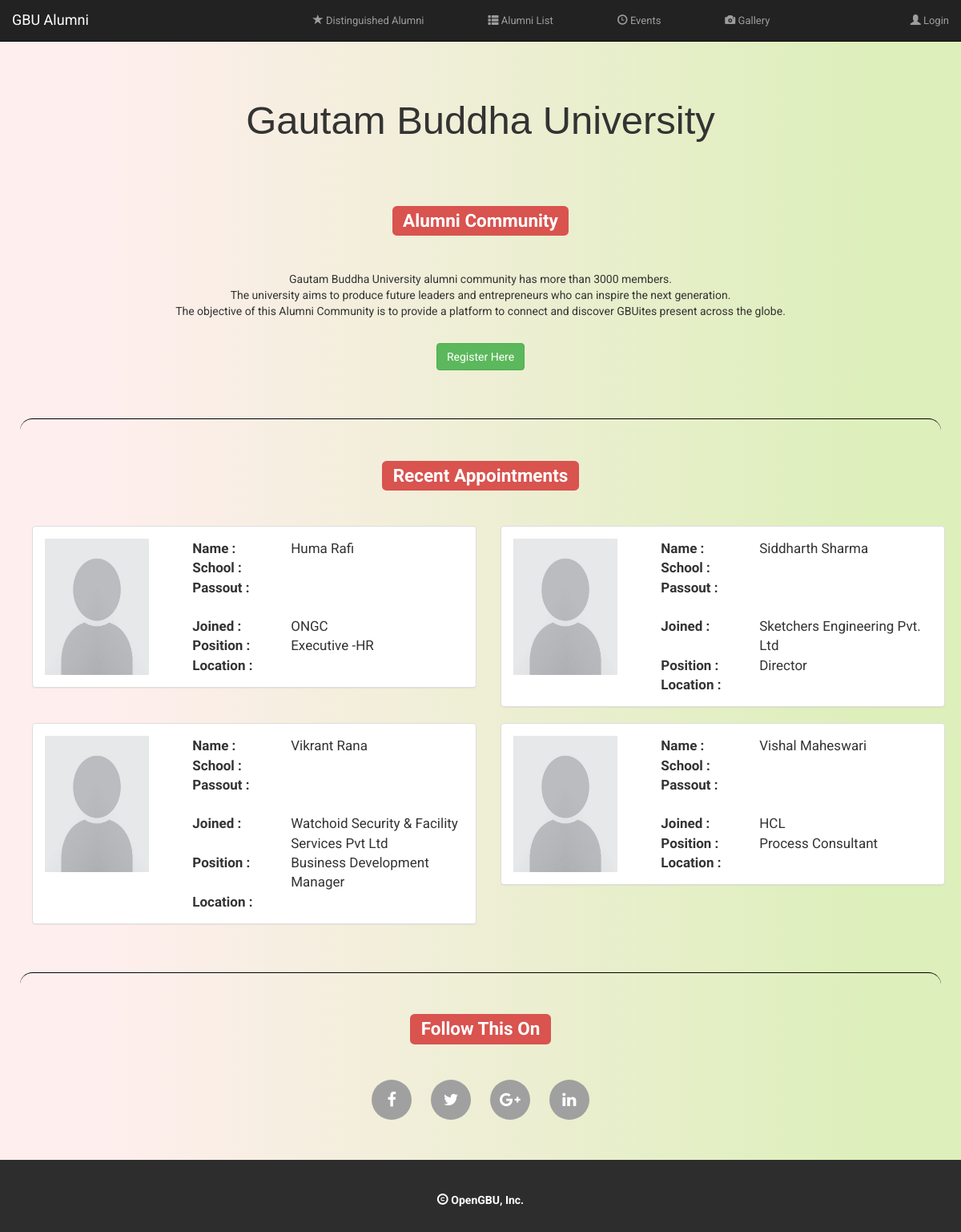
The page / on the database its author committed.
### tables this page shows
CREATE TABLE `users` (
  `user_id` int(11) NOT NULL,
  `username` varchar(25) NOT NULL,
  `password` varchar(200) NOT NULL,
  `type` varchar(40) NOT NULL,
  `email` varchar(50) NOT NULL,
  `active` int(11) NOT NULL DEFAULT '0',
  `profile_picture` varchar(50) NOT NULL DEFAULT 'resources/images/blank.jpg',
  `full_name` varchar(40) NOT NULL,
  `roll_number` varchar(10) NOT NULL,
  `phone_number` varchar(15) NOT NULL,
  `confirmation_link` varchar(36) NOT NULL,
  `dob` varchar(100) NOT NULL,
  `address` text NOT NULL,
  `gender` varchar(100) NOT NULL,
  `marital_status` varchar(100) NOT NULL,
  `distinguished` int(11) NOT NULL
);

CREATE TABLE `work_details` (
  `id` int(11) NOT NULL,
  `user_id` int(11) NOT NULL,
  `start_year` varchar(100) NOT NULL,
  `end_year` text NOT NULL,
  `company_name` varchar(100) NOT NULL,
  `location` varchar(100) NOT NULL,
  `designation` varchar(100) NOT NULL
);

### application/controllers/Alumni.php (called while the page is built, shortened)
<?php
class Alumni extends CI_Controller {
    public function index() {
        $this->load->view('pages/common/link');
        $this->load->view('pages/common/header');
        $this->load->view('pages/alumni/home');
        $this->load->view('pages/common/footer');
        $this->load->helper('date');
    }
}

### index.php (called while the page is built, shortened)
<?php
require_once BASEPATH.'core/CodeIgniter.php';

### application/views/pages/alumni/home.php (the view, shortened to what this page needs)
<div class="container-fluid" style=" margin-right: 10px; margin-left: 10px;" >
    <div class="row">
        <br/>
        <div>
            <br/><br/><br/>
            <center><p style=" font-size: 350%; font-family: 'Merriweather Sans', sans-serif;">Gautam Buddha University</p></center>
            <br/><br/>
        </div>
        <div>
            <center>
                <h2><span class="label label-danger">Alumni Community</span></h2>
                <br><br>
                <p>Gautam Buddha University alumni community has more than 3000 members.<br>
                    The university aims to produce future leaders and entrepreneurs who can inspire the next generation.<br/>
                    The objective of this Alumni Community is to provide a platform to connect and discover GBUites present across the globe.
                </p>
                <br/>
                <a type="button" class="btn btn-success" href="<?php echo site_url('users/register') ?>" >Register Here</a>
                <br/><br/><br/>
                <hr class="style-seven"/>
            </center>
        </div>
        <div>
            <h2 align="center"><span class="label label-danger">Recent Appointments</span></h2>
            <br><br>
            <div class="container">
                <div class="row">
                    <?php
                    $recent = $this->db->query("SELECT user_id, max( start_year ) as st_yr
									FROM work_details
									GROUP BY user_id
									ORDER BY start_year DESC
									LIMIT 0 , 4");
                    $count = 0;
                    foreach ($recent->result() as $row) {
                        $count++;
                        $work = $this->db->query("SELECT company_name , location , designation FROM work_details WHERE user_id = '$row->user_id' AND start_year = '$row->st_yr' ");
                        $work_data = $work->row();
                        $user = $this->db->query("SELECT full_name , profile_picture FROM users WHERE user_id = '$row->user_id' ");
                        $user_data = $user->row();
                        $edu = $this->db->query("SELECT max(passout_year) as ps_yr FROM edu_info WHERE user_id = '$row->user_id' ");
                        $edu_data = $edu->row();
                        ?>
                        <div class="col-md-6">
                            <div class="panel panel-default">
                                <div class="panel-body">
                                    <div class="row">
                                        <div class="col-md-4">
                                            <img src="<?php echo base_url() . $user_data->profile_picture ?>" height="170" width="130"/>
                                        </div>
                                        <div class="col-md-8" id="spn">
                                            <div class="row">
                                                <div class="col-md-4"><b>Name : </b></div>
                                                <div class="col-md-8"><?= $user_data->full_name ?></div>
                                            </div>
                                            <div class="row">
                                                <div class="col-md-4"><b>School : </b></div>
                                                <div class="col-md-8"></div>
                                            </div>
                                            <div class="row">
                                                <div class="col-md-4"><b>Passout : </b></div>
                                                <div class="col-md-8"><?= $edu_data->ps_yr ?></div>
                                            </div>
                                            <br/>
                                            <div class="row">
                                                <div class="col-md-4"><b>Joined : </b></div>
                                                <div class="col-md-8"><?= $work_data->company_name ?></div>
                                            </div>
                                            <div class="row">
                                                <div class="col-md-4"><b>Position : </b></div>
                                                <div class="col-md-8"><?= $work_data->designation ?></div>
                                            </div>
                                            <div class="row">
                                                <div class="col-md-4"><b>Location : </b></div>
                                                <div class="col-md-8"><?= $work_data->location ?></div>
                                            </div>
                                        </div>
                                    </div>
                                </div>
                            </div>
                        </div>
                        <?php
                        if ($count % 2 == 0) {
                            echo '</div><div class="row">';
                        }
                    }
                    ?>
                </div><br/>
            </div>
            <hr class="style-seven"/>
        </div>
        <div>
            <center>
                <h2><span class="label label-danger">Follow This On</span></h2>
                <br/><br/>
                <link href="//maxcdn.bootstrapcdn.com/font-awesome/4.2.0/css/font-awesome.min.css" rel="stylesheet">
                <div class="col-md-12">
                    <ul class="social-network social-circle">
                        <li><a href="#" class="icoFacebook si" title="Facebook"><i class="fa fa-facebook"></i></a>&nbsp;&nbsp;&nbsp;</li>
                        <li><a href="#" class="icoTwitter si" title="Twitter"><i class="fa fa-twitter"></i></a>&nbsp;&nbsp;&nbsp;</li>
                        <li><a href="#" class="icoGoogle si" title="Google +"><i class="fa fa-google-plus"></i></a>&nbsp;&nbsp;&nbsp;</li>
                        <li><a href="#" class="icoLinkedin si" title="Linkedin"><i class="fa fa-linkedin"></i></a></li>
                    </ul>
                </div>
            </center>
        </div>
        <br><br><br>
    </div>
</div>
<br><br>

### application/views/pages/common/link.php (style rules this page uses)
body { padding-top: 25px; font-family: 'Roboto', sans-serif; }
body { background: -webkit-linear-gradient(90deg, #FFEEEE 10%, #DDEFBB 90%); background: -moz-linear-gradient(90deg, #FFEEEE 10%, #DDEFBB 90%); background: -ms-linear-gradient(90deg, #FFEEEE 10%, #DDEFBB 90%); background: -o-linear-gradient(90deg, #FFEEEE 10%, #DDEFBB 90%); background: linear-gradient(90deg, #FFEEEE 10%, #DDEFBB 90%); }

### application/views/pages/alumni/home.php (style rules this page uses)
hr.style-seven { height: 30px; border-style: solid; border-color: black; border-width: 1px 0 0 0; border-radius: 20px; }
hr.style-seven:before { display: block; content: ""; height: 30px; margin-top: -31px; border-style: solid; border-color: black; border-width: 0 0 1px 0; border-radius: 20px; }
#spn { font-size:17px; }
ul.social-network { list-style: none; display: inline; margin-left:0 !important; padding: 0; }
ul.social-network li { display: inline; margin: 0 5px; }
.social-circle li a { display:inline-block; position:relative; margin:0 auto 0 auto; -moz-border-radius:50%; -webkit-border-radius:50%; border-radius:50%; text-align:center; width: 50px; height: 50px; font-size:20px; }
.social-circle li i { margin:0; line-height:50px; text-align: center; }
.social-circle i { color: #fff; -webkit-transition: all 0.8s; -moz-transition: all 0.8s; -o-transition: all 0.8s; -ms-transition: all 0.8s; transition: all 0.8s; }
.si { background-color: #A0A0A0; }

### rows shown on the page
users: profile_picture (placeholder picture), full_name "Huma Rafi"
work_details: company_name "ONGC", designation "Executive -HR"
users: profile_picture (placeholder picture), full_name "Siddharth Sharma"
work_details: company_name "Sketchers Engineering Pvt. Ltd", designation "Director"
users: profile_picture (placeholder picture), full_name "Vikrant Rana"
work_details: company_name "Watchoid Security & Facility Services Pvt Ltd", designation "Business Development Manager"
users: profile_picture (placeholder picture), full_name "Vishal Maheswari"
work_details: company_name "HCL", designation "Process Consultant"
